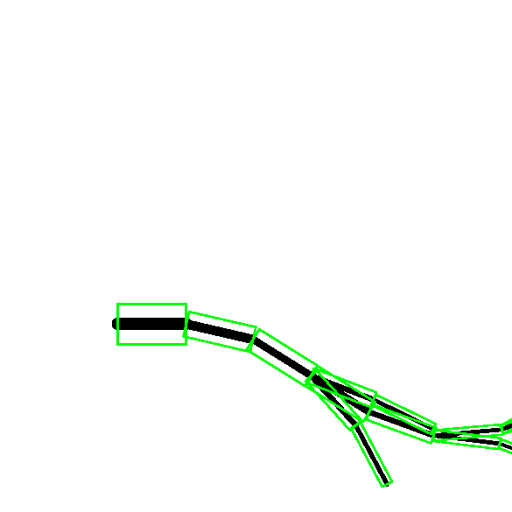
#> input picture FreeCOS-main/Data/XCAD/fake_very_smalltheta/0.png, 512 x 512 px; its folder holds 4 pictures in this run
$ python conver_gray.py
#> lines starting #> are read from the running program, lines starting #| are printed output that depends on the picture
import numpy as np
import random
import math
from PIL import Image
import os
# [5 lines of commented-out code are left out]
Img_dir = "./fake_very_smalltheta/"
Save_dir  = "fake_grayvessel_verysmalltheta//"
if not os.path.exists(Save_dir):
    os.makedirs(Save_dir)
files = os.listdir(Img_dir)
i = 0
list_RGB= []
for image_dir in files:
    print("image_dir",image_dir)
    image =  Image.open(Img_dir+image_dir).convert("L")
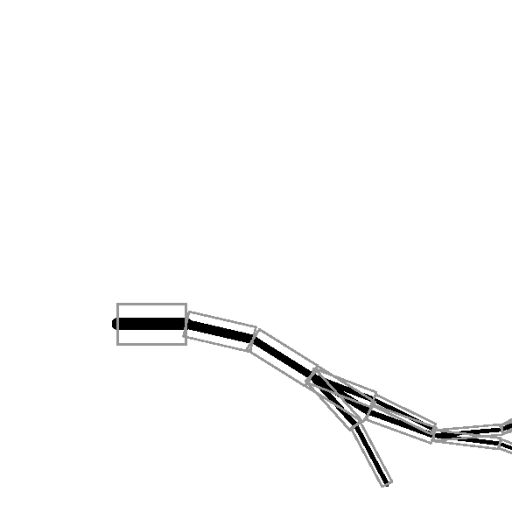
#> image: PIL image 512x512 L; min 0, max 255, mean 249.4
    image_array = np.asarray(image)
    print("image_array",image_array.shape)
#| image_array (512, 512)
    save_path = Save_dir + image_dir
    Image.fromarray((image_array).astype('uint8')).convert('L').save(save_path)
